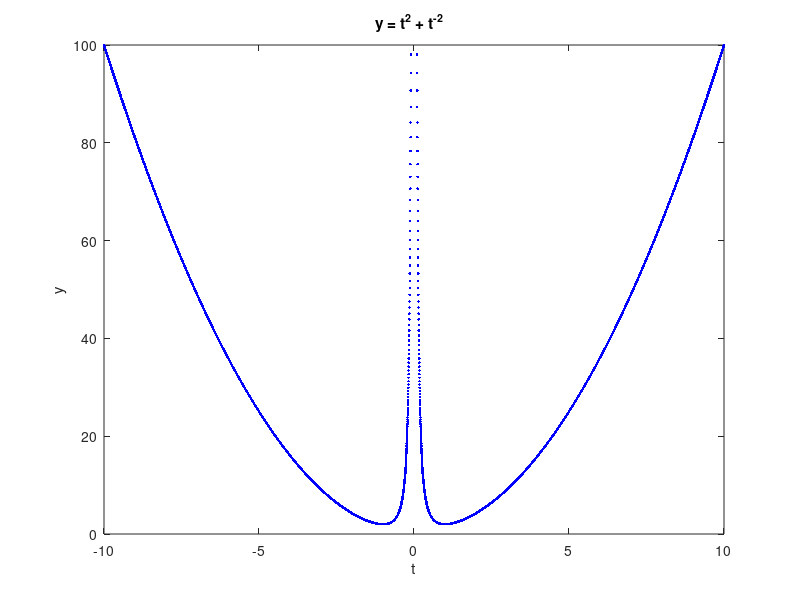
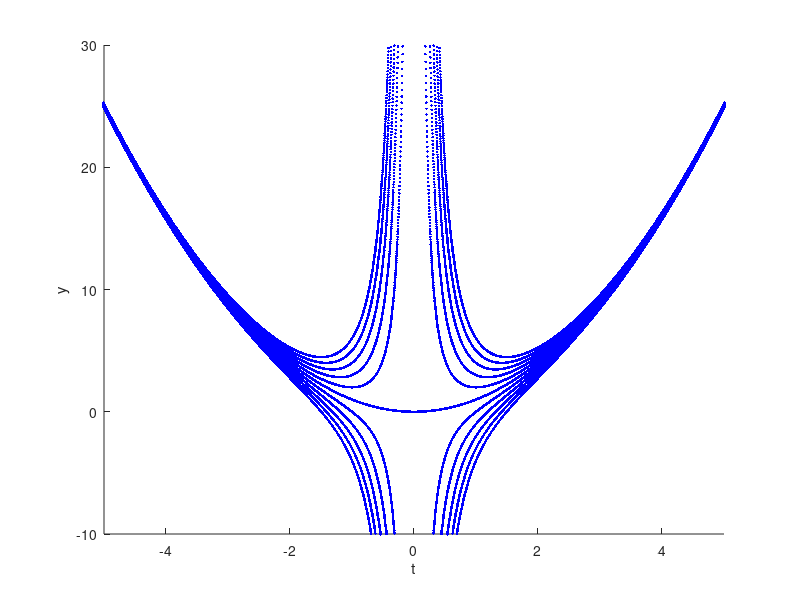

The MATLAB source for these figures, in order:
clearvars, close all

t = linspace(-10,10, 10000);
c = 1;

y = t.^2 + (t.^(-2)).*c;

figure(1)
plot(t, y, 'linewidth', 2, "b.")
title("y = t^2 + t^{-2}  ")
xlabel('t')
ylabel('y')
axis ([-10 10 0 100])

figure(2)
hold on
for c = -5:1:5
  y = t.^2 + (t.^(-2)).*c;
  plot(t, y, 'linewidth', 2, "b.")
endfor
xlabel('t')
ylabel('y')
axis ([-5 5 -10 30])
hold off

